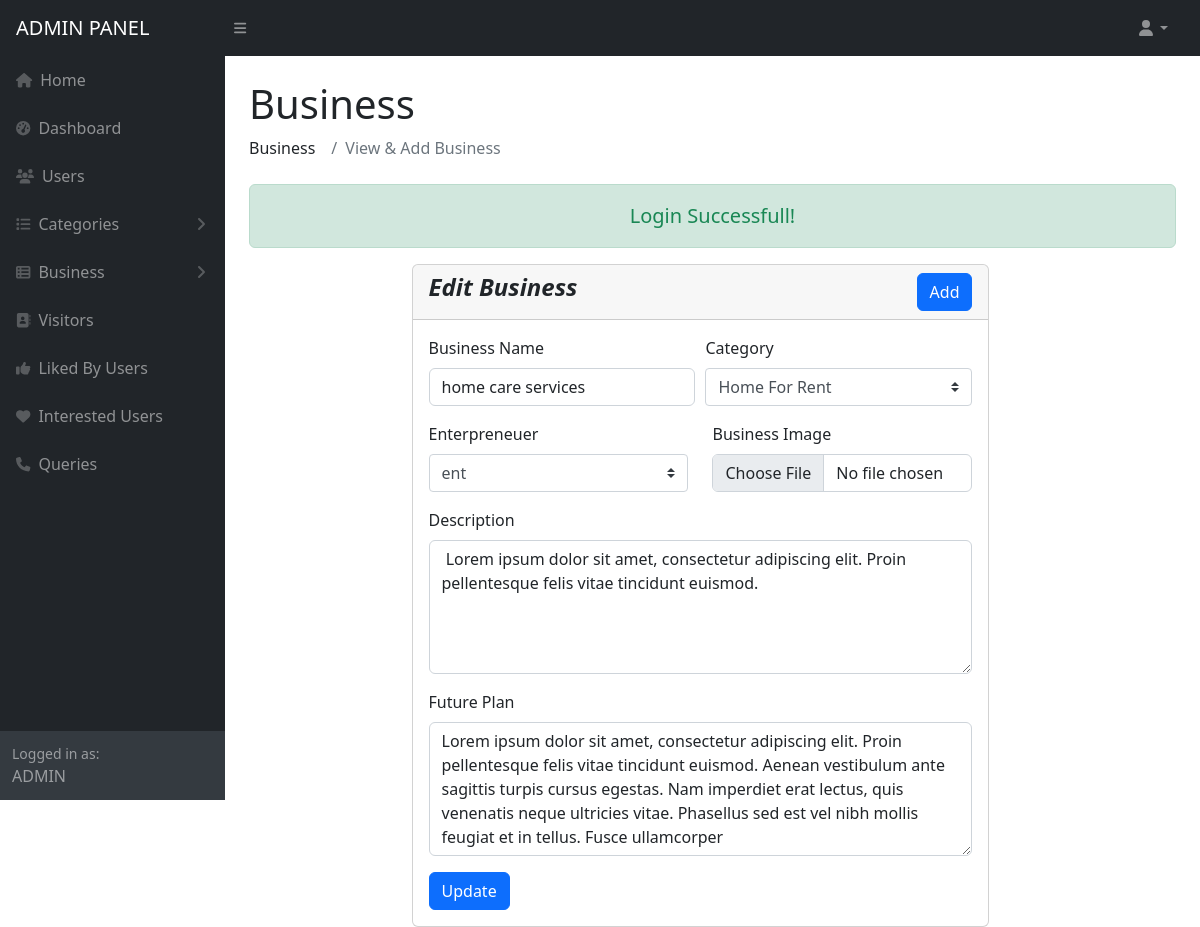
The app's page /common/add_business.php?id=1&action=edit (signed in) with its own data.
### tables this page shows
CREATE TABLE `business` (
  `b_id` int(11) NOT NULL,
  `u_id` int(11) NOT NULL,
  `sc_id` int(11) NOT NULL,
  `b_name` varchar(50) NOT NULL,
  `b_image` varchar(100) NOT NULL,
  `b_desc` varchar(300) NOT NULL,
  `b_fund_amt` varchar(100) NOT NULL,
  `b_future_plan` varchar(300) NOT NULL,
  `b_date` datetime NOT NULL DEFAULT current_timestamp(),
  `b_status` varchar(10) NOT NULL DEFAULT 'Active'
);

CREATE TABLE `sub_categories` (
  `sc_id` int(11) NOT NULL,
  `c_id` int(11) NOT NULL,
  `sc_name` varchar(150) NOT NULL,
  `sc_image` varchar(200) NOT NULL,
  `sc_status` varchar(10) NOT NULL DEFAULT 'Active',
  `sc_date` datetime NOT NULL DEFAULT current_timestamp()
);

CREATE TABLE `b_users` (
  `bu_id` int(11) NOT NULL,
  `bu_name` varchar(30) NOT NULL,
  `bu_email` varchar(30) NOT NULL,
  `bu_pwd` varchar(20) NOT NULL,
  `bu_mobno` varchar(20) NOT NULL,
  `bu_type` varchar(10) NOT NULL COMMENT '1: admin 2: enterprenuer, 3: investor',
  `bu_status` varchar(20) NOT NULL DEFAULT 'Active'
);

### common/add_business.php (the view, shortened to what this page needs)
<?php include ("../common/header.php"); ?>
<?php include ("../common/sidebar.php"); ?>
<div id="layoutSidenav_content">
    <main>
        <div class="container-fluid px-4">
            <h1 class="mt-4">Business</h1>
            <ol class="breadcrumb mb-4">
                <li class="breadcrumb-item">Business</li>
                <li class="breadcrumb-item active">View & Add Business</li>
            </ol>
            <div class="text-center">
                <?php
                    if(isset($_SESSION['msg1']))
                    {
                    ?>
                    <div class="col-12 mb-3 alert alert-success" role="alert">
                        <small class="text-success" style="font-size:20px"><?=$_SESSION['msg1']?></small>
                    </div>
                    <?php
                    }
                ?>
            </div>
            <div class="container row">
                <?php
                if(isset($_GET['action']) && $_GET['action'] = 'edit') {
                    $id  = $_GET['id'];
                    $execute = mysqli_query($b_connect, "SELECT * from business WHERE b_id='$id'");
                    $busi = mysqli_fetch_object($execute)
                ?>
                <div class="col-md-8 mx-auto">
                    <div class="card">
                        <div class="card-header">
                            <h4 class="card-title">
                                <b><i>Edit Business</i></b>
                                <a class="btn btn-primary float-right" href="categories.php">Add</a>
                            </h4>
                        </div>
                        <div class="card-body">
                            <form action="" method="post" enctype="multipart/form-data">
                                <div class="form-row">
                                    <div class="form-group col-md-6">
                                        <label for="p_name">Business Name</label>
                                        <input type="text" name="b_name" class="form-control" value="<?=$busi->b_name?>" required>
                                    </div>
                                    <div class="form-group col-md-6">
                                        <label for="" class="control-label">Category</label>
                                        <select class="custom-select select2" name="sc_id" value="<?=$busi->sc_id?>">
                                            <?php
                                            $qry = $b_connect->query("SELECT * FROM sub_categories order by sc_id asc");
                                            while($row=$qry->fetch_assoc()):
                                            ?>
                                                <option value="<?php echo $row['sc_id'] ?>" <?php echo isset($busi->sc_id) && $busi->sc_id == $row['sc_id'] ? 'selected' : '' ?>><?php echo $row['sc_name'] ?></option>
                                            <?php endwhile; ?>
                                        </select>
                                    </div>
                                </div>
                                <div class="form-group row">
                                    <?php
                                        if($_SESSION['bu_type'] =='1' ) {
                                        ?>
                                        <div class="col-md-6">
                                            <label for="" class="control-label">Enterpreneuer</label>
                                            <select class="custom-select select2" name="ent_id" required>
                                                <?php
                                                $qry = $b_connect->query("SELECT * FROM b_users WHERE bu_type ='2'");
                                                while($row=$qry->fetch_assoc()):
                                                ?>
                                                    <option value="<?php echo $row['bu_id'] ?>" <?php echo isset($busi->u_id) && $busi->u_id == $row['bu_id'] ? 'selected' : '' ?>><?php echo $row['bu_name'];?></option>
                                                <?php endwhile; ?>
                                            </select>
                                        </div>
                                        <?php
                                    }
                                    ?>
                                    <div class="col-md-6">
                                        <label for="" class="control-label">Business Image</label>
                                        <input type="file" class="form-control" name="b_image" value="<?=$busi->b_image?>">
                                    </div>
                                </div>
                                <div class="form-group">
                                    <label for="b_desc"> Description</label>
                                    <textarea name="b_desc" id="b_desc" class="form-control" cols="30" rows="5" required><?=$busi->b_desc?></textarea>
                                </div>
                                <div class="form-group">
                                    <label for="p_desc"> Future Plan</label>
                                    <textarea name="b_future_plan" id="b_future_plan" class="form-control" cols="30" rows="5" required><?=$busi->b_future_plan?></textarea>
                                </div>
                                <input type="submit" class="btn btn-primary float-left" name="UpdateBusi" value="Update">
                            </form>
                        </div>
                    </div>
                </div>
                <?php
                }
                ?>
            </div>
        </div>
    </main>
</div>
<?php include("../common/footer.php"); ?>

### records on screen
business: b_name "home care services", sc_id "Home For Rent", ent_id "ent", b_desc "Lorem ipsum dolor sit amet, consectetur adipiscing elit. Proin pellentesque felis vitae tincidunt euismod.", b_future_plan "Lorem ipsum dolor sit amet, consectetur adipiscing elit. Proin pellentesque felis vitae tincidunt euismod. Aenean vestibulum ante sagittis turpis cursus egestas. Nam imperdiet erat lectus, quis venenatis neque ultricies vitae. Phasellus sed est vel nibh mollis feugiat et in tellus. Fusce ullamcorper"

### other values on screen
$_SESSION['bu_name'] "ADMIN"
$_SESSION['msg1'] "Login Successfull!"
